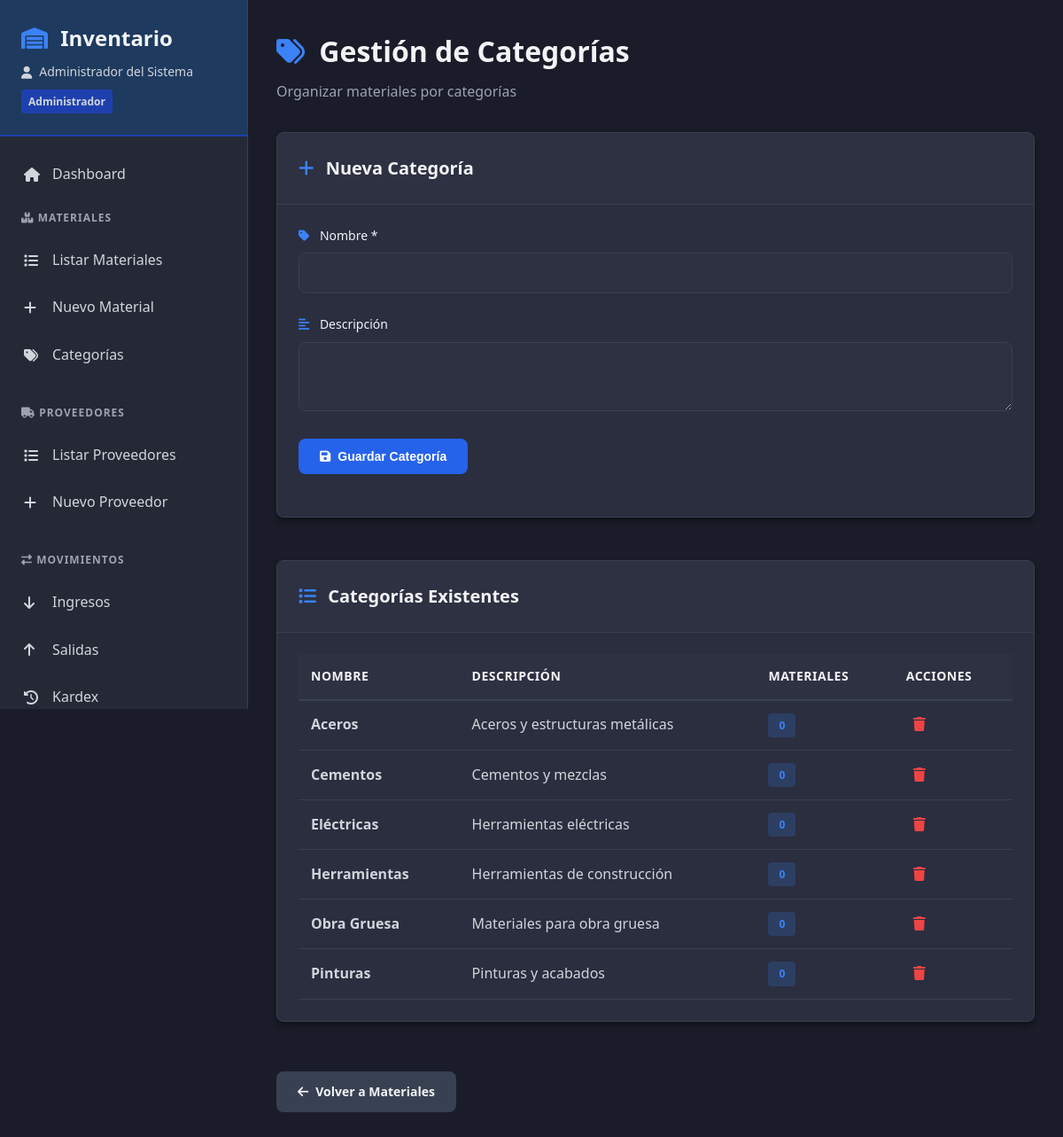
/modules/materiales/categorias.php (signed in), run on the app's committed database.
### tables this page shows
CREATE TABLE usuarios (
  id INT AUTO_INCREMENT PRIMARY KEY,
  nombre_usuario VARCHAR(50) NOT NULL UNIQUE,
  contrasenia_hash VARCHAR(255) NOT NULL,
  nombre_completo VARCHAR(100),
  rol_id INT NOT NULL,
  estado ENUM('activo','inactivo') DEFAULT 'activo',
  fecha_creacion TIMESTAMP DEFAULT CURRENT_TIMESTAMP,
  FOREIGN KEY (rol_id) REFERENCES roles(id)
);

CREATE TABLE roles (
  id INT AUTO_INCREMENT PRIMARY KEY,
  nombre VARCHAR(50) UNIQUE,
  descripcion TEXT
);

CREATE TABLE categorias (
  id INT AUTO_INCREMENT PRIMARY KEY,
  nombre VARCHAR(50),
  descripcion TEXT
);

### config/auth.php (called while the page is built, shortened)
<?php
function getCurrentUser() {
    $conn = getDBConnection();
    $stmt = $conn->prepare("SELECT u.*, r.nombre as rol_nombre FROM usuarios u
                           JOIN roles r ON u.rol_id = r.id
                           WHERE u.id = ? AND u.estado = 'activo'");
    $stmt->bind_param("i", $_SESSION['usuario_id']);
    $stmt->execute();
    $result = $stmt->get_result();
    $user = $result->fetch_assoc();
    return $user;
}
?>

### config/database.php (called while the page is built, shortened)
<?php
function getDBConnection() {
    try {
        $conn = new mysqli(DB_HOST, DB_USER, DB_PASS, DB_NAME);
        $conn->set_charset("utf8mb4");
        return $conn;
    } catch (Exception $e) {
        die("Error: " . $e->getMessage());
    }
}
function executeQuery($query, $params = []) {
    $conn = getDBConnection();
    if (empty($params)) {
        $result = $conn->query($query);
        return $result;
    }
    $stmt = $conn->prepare($query);
    $types = '';
    $stmt->bind_param($types, ...$params);
    $stmt->execute();
    $result = $stmt->get_result();
    return $result;
}
function getMultipleRecords($query, $params = []) {
    $result = executeQuery($query, $params);
    $records = [];
    if ($result) {
        while ($row = $result->fetch_assoc()) {
            $records[] = $row;
        }
    }
    return $records;
}
?>

### modules/materiales/categorias.php (the view, shortened to what this page needs)
<?php
require_once '../../includes/header.php';
$categorias = getMultipleRecords("SELECT c.*, COUNT(m.id) as total_materiales
                                  FROM categorias c
                                  LEFT JOIN materiales m ON c.id = m.categoria_id
                                  GROUP BY c.id
                                  ORDER BY c.nombre");
?>
<div class="page-header">
    <h1><i class="fas fa-tags"></i> Gestión de Categorías</h1>
    <p>Organizar materiales por categorías</p>
</div>
<div class="dashboard-grid">
    <div class="card">
        <div class="card-header">
            <h2><i class="fas fa-plus"></i> Nueva Categoría</h2>
        </div>
        <div class="card-body">
            <form method="POST">
                <div class="form-group">
                    <label><i class="fas fa-tag"></i> Nombre *</label>
                    <input type="text" name="nombre" required>
                </div>
                <div class="form-group">
                    <label><i class="fas fa-align-left"></i> Descripción</label>
                    <textarea name="descripcion" rows="3"></textarea>
                </div>
                <div class="form-group">
                    <button type="submit" class="btn btn-primary">
                        <i class="fas fa-save"></i> Guardar Categoría
                    </button>
                </div>
            </form>
        </div>
    </div>
    <div class="card">
        <div class="card-header">
            <h2><i class="fas fa-list"></i> Categorías Existentes</h2>
        </div>
        <div class="card-body">
            <?php if (empty($categorias)): ?>
                <p class="empty-state">No hay categorías registradas</p>
            <?php else: ?>
                <table class="data-table">
                    <thead>
                        <tr>
                            <th>Nombre</th>
                            <th>Descripción</th>
                            <th>Materiales</th>
                            <th>Acciones</th>
                        </tr>
                    </thead>
                    <tbody>
                        <?php foreach ($categorias as $cat): ?>
                            <tr>
                                <td><strong><?php echo htmlspecialchars($cat['nombre']); ?></strong></td>
                                <td><?php echo htmlspecialchars($cat['descripcion'] ?? '-'); ?></td>
                                <td><span class="badge badge-info"><?php echo $cat['total_materiales']; ?></span></td>
                                <td>
                                    <a href="?delete=<?php echo $cat['id']; ?>"
                                       class="action-btn delete"
                                       onclick="return confirmDelete('¿Eliminar esta categoría?')"
                                       title="Eliminar">
                                        <i class="fas fa-trash"></i>
                                    </a>
                                </td>
                            </tr>
                        <?php endforeach; ?>
                    </tbody>
                </table>
            <?php endif; ?>
        </div>
    </div>
</div>
<div style="margin-top: 1.5rem;">
    <a href="/proyecto_inventario/modules/materiales/listar.php" class="btn btn-secondary">
        <i class="fas fa-arrow-left"></i> Volver a Materiales
    </a>
</div>
<?php require_once '../../includes/footer.php'; ?>

### includes/header.php (shortened to what this page needs)
<?php
require_once __DIR__ . '/../config/database.php';
require_once __DIR__ . '/../config/auth.php';
$currentUser = getCurrentUser();
$currentPage = basename($_SERVER['PHP_SELF']);
?>
<!DOCTYPE html>
<html lang="es">
<head>
    <link rel="stylesheet" href="/proyecto_inventario/assets/css/style.css">
    <link rel="stylesheet" href="https://cdnjs.cloudflare.com/ajax/libs/font-awesome/6.4.0/css/all.min.css">
</head>
<body>
    <div class="app-container">
        <aside class="sidebar">
            <div class="sidebar-header">
                <h2><i class="fas fa-warehouse"></i> Inventario</h2>
                <p class="user-info">
                    <i class="fas fa-user"></i> <?php echo htmlspecialchars($currentUser['nombre_completo'] ?? $currentUser['nombre_usuario']); ?>
                    <span class="role-badge"><?php echo htmlspecialchars($currentUser['rol_nombre']); ?></span>
                </p>
            </div>
            <nav class="sidebar-nav">
                <a href="/proyecto_inventario/index.php" class="nav-item <?php echo $currentPage == 'index.php' ? 'active' : ''; ?>">
                    <i class="fas fa-home"></i> Dashboard
                </a>
                <div class="nav-section">
                    <div class="nav-section-title">
                        <i class="fas fa-boxes"></i> Materiales
                    </div>
                    <a href="/proyecto_inventario/modules/materiales/listar.php" class="nav-item <?php echo strpos($currentPage, 'materiales') !== false ? 'active' : ''; ?>">
                        <i class="fas fa-list"></i> Listar Materiales
                    </a>
                    <a href="/proyecto_inventario/modules/materiales/crear.php" class="nav-item">
                        <i class="fas fa-plus"></i> Nuevo Material
                    </a>
                    <a href="/proyecto_inventario/modules/materiales/categorias.php" class="nav-item">
                        <i class="fas fa-tags"></i> Categorías
                    </a>
                </div>
                <div class="nav-section">
                    <div class="nav-section-title">
                        <i class="fas fa-truck"></i> Proveedores
                    </div>
                    <a href="/proyecto_inventario/modules/proveedores/listar.php" class="nav-item <?php echo strpos($currentPage, 'proveedores') !== false ? 'active' : ''; ?>">
                        <i class="fas fa-list"></i> Listar Proveedores
                    </a>
                    <a href="/proyecto_inventario/modules/proveedores/crear.php" class="nav-item">
                        <i class="fas fa-plus"></i> Nuevo Proveedor
                    </a>
                </div>
                <div class="nav-section">
                    <div class="nav-section-title">
                        <i class="fas fa-exchange-alt"></i> Movimientos
                    </div>
                    <a href="/proyecto_inventario/modules/movimientos/ingresos.php" class="nav-item <?php echo strpos($currentPage, 'ingresos') !== false ? 'active' : ''; ?>">
                        <i class="fas fa-arrow-down"></i> Ingresos
                    </a>
                    <a href="/proyecto_inventario/modules/movimientos/salidas.php" class="nav-item <?php echo strpos($currentPage, 'salidas') !== false ? 'active' : ''; ?>">
                        <i class="fas fa-arrow-up"></i> Salidas
                    </a>
                    <a href="/proyecto_inventario/modules/movimientos/kardex.php" class="nav-item <?php echo strpos($currentPage, 'kardex') !== false ? 'active' : ''; ?>">
                        <i class="fas fa-history"></i> Kardex
                    </a>
                </div>
            </nav>
        </aside>
        <main class="main-content">

### includes/footer.php (shortened to what this page needs)
        </main>
    </div>
</body>
</html>

### data on the page
usuarios: nombre_completo "Administrador del Sistema", rol.nombre "Administrador"
categorias: nombre "Aceros", descripcion "Aceros y estructuras metálicas", total_materiales "0"
categorias: nombre "Cementos", descripcion "Cementos y mezclas", total_materiales "0"
categorias: nombre "Eléctricas", descripcion "Herramientas eléctricas", total_materiales "0"
categorias: nombre "Herramientas", descripcion "Herramientas de construcción", total_materiales "0"
categorias: nombre "Obra Gruesa", descripcion "Materiales para obra gruesa", total_materiales "0"
categorias: nombre "Pinturas", descripcion "Pinturas y acabados", total_materiales "0"
